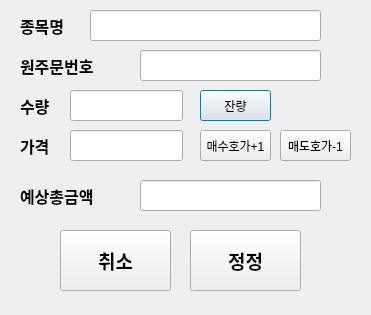
<?xml version="1.0" encoding="UTF-8"?>
<ui version="4.0">
 <class>EditDialog</class>
 <widget class="QDialog" name="EditDialog">
  <property name="geometry">
   <rect>
    <x>0</x>
    <y>0</y>
    <width>371</width>
    <height>315</height>
   </rect>
  </property>
  <property name="windowTitle">
   <string>정정</string>
  </property>
  <widget class="QLabel" name="lblAmount">
   <property name="geometry">
    <rect>
     <x>20</x>
     <y>90</y>
     <width>56</width>
     <height>31</height>
    </rect>
   </property>
   <property name="font">
    <font>
     <family>돋움</family>
     <pointsize>12</pointsize>
     <weight>75</weight>
     <bold>true</bold>
    </font>
   </property>
   <property name="text">
    <string>수량</string>
   </property>
  </widget>
  <widget class="QLineEdit" name="qleAmount">
   <property name="geometry">
    <rect>
     <x>70</x>
     <y>90</y>
     <width>113</width>
     <height>31</height>
    </rect>
   </property>
  </widget>
  <widget class="QLabel" name="lblPrice">
   <property name="geometry">
    <rect>
     <x>20</x>
     <y>130</y>
     <width>56</width>
     <height>31</height>
    </rect>
   </property>
   <property name="font">
    <font>
     <family>돋움</family>
     <pointsize>12</pointsize>
     <weight>75</weight>
     <bold>true</bold>
    </font>
   </property>
   <property name="text">
    <string>가격</string>
   </property>
  </widget>
  <widget class="QLineEdit" name="qlePrice">
   <property name="geometry">
    <rect>
     <x>70</x>
     <y>130</y>
     <width>113</width>
     <height>31</height>
    </rect>
   </property>
   <property name="readOnly">
    <bool>true</bool>
   </property>
  </widget>
  <widget class="QLabel" name="lblTotalPrice">
   <property name="geometry">
    <rect>
     <x>20</x>
     <y>180</y>
     <width>111</width>
     <height>31</height>
    </rect>
   </property>
   <property name="font">
    <font>
     <family>돋움</family>
     <pointsize>12</pointsize>
     <weight>75</weight>
     <bold>true</bold>
    </font>
   </property>
   <property name="text">
    <string>예상총금액</string>
   </property>
  </widget>
  <widget class="QLineEdit" name="qleTotalPrice">
   <property name="geometry">
    <rect>
     <x>140</x>
     <y>180</y>
     <width>181</width>
     <height>31</height>
    </rect>
   </property>
   <property name="readOnly">
    <bool>true</bool>
   </property>
  </widget>
  <widget class="QPushButton" name="btnRest">
   <property name="geometry">
    <rect>
     <x>200</x>
     <y>90</y>
     <width>71</width>
     <height>31</height>
    </rect>
   </property>
   <property name="text">
    <string>잔량</string>
   </property>
  </widget>
  <widget class="QPushButton" name="btnBuyPricePlus">
   <property name="geometry">
    <rect>
     <x>200</x>
     <y>130</y>
     <width>71</width>
     <height>31</height>
    </rect>
   </property>
   <property name="text">
    <string>매수호가+1</string>
   </property>
  </widget>
  <widget class="QPushButton" name="btnSellPriceMinus">
   <property name="geometry">
    <rect>
     <x>280</x>
     <y>130</y>
     <width>71</width>
     <height>31</height>
    </rect>
   </property>
   <property name="text">
    <string>매도호가-1</string>
   </property>
  </widget>
  <widget class="QPushButton" name="btnCancel">
   <property name="geometry">
    <rect>
     <x>60</x>
     <y>230</y>
     <width>111</width>
     <height>61</height>
    </rect>
   </property>
   <property name="font">
    <font>
     <family>돋움</family>
     <pointsize>14</pointsize>
     <weight>75</weight>
     <bold>true</bold>
    </font>
   </property>
   <property name="text">
    <string>취소</string>
   </property>
  </widget>
  <widget class="QPushButton" name="btnEdit">
   <property name="geometry">
    <rect>
     <x>190</x>
     <y>230</y>
     <width>111</width>
     <height>61</height>
    </rect>
   </property>
   <property name="font">
    <font>
     <family>돋움</family>
     <pointsize>14</pointsize>
     <weight>75</weight>
     <bold>true</bold>
    </font>
   </property>
   <property name="text">
    <string>정정</string>
   </property>
  </widget>
  <widget class="QLabel" name="lblOriginalOrder">
   <property name="geometry">
    <rect>
     <x>20</x>
     <y>50</y>
     <width>111</width>
     <height>31</height>
    </rect>
   </property>
   <property name="font">
    <font>
     <family>돋움</family>
     <pointsize>12</pointsize>
     <weight>75</weight>
     <bold>true</bold>
    </font>
   </property>
   <property name="text">
    <string>원주문번호</string>
   </property>
  </widget>
  <widget class="QLineEdit" name="qleOriginalOrder">
   <property name="geometry">
    <rect>
     <x>140</x>
     <y>50</y>
     <width>181</width>
     <height>31</height>
    </rect>
   </property>
   <property name="readOnly">
    <bool>true</bool>
   </property>
  </widget>
  <widget class="QLineEdit" name="qleStockname">
   <property name="geometry">
    <rect>
     <x>90</x>
     <y>10</y>
     <width>231</width>
     <height>31</height>
    </rect>
   </property>
   <property name="readOnly">
    <bool>true</bool>
   </property>
  </widget>
  <widget class="QLabel" name="lblStockname">
   <property name="geometry">
    <rect>
     <x>20</x>
     <y>10</y>
     <width>61</width>
     <height>31</height>
    </rect>
   </property>
   <property name="font">
    <font>
     <family>돋움</family>
     <pointsize>12</pointsize>
     <weight>75</weight>
     <bold>true</bold>
    </font>
   </property>
   <property name="text">
    <string>종목명</string>
   </property>
  </widget>
 </widget>
 <resources/>
 <connections/>
</ui>
